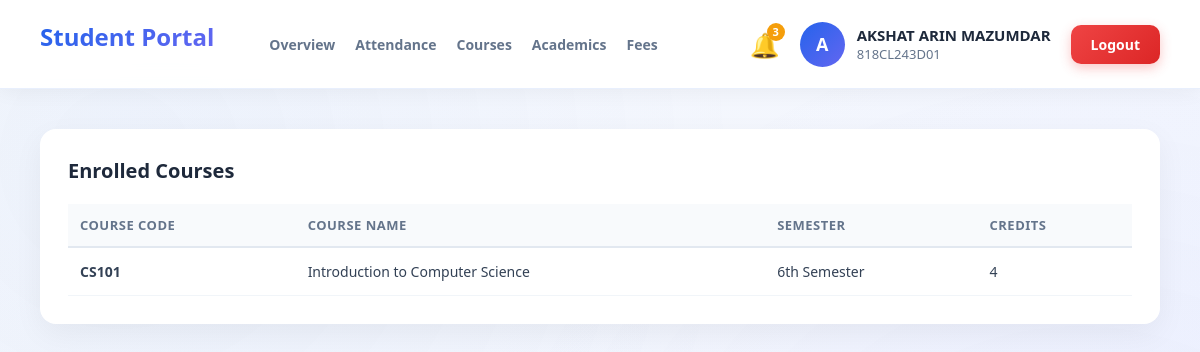
/student/dashboard/courses/, run on an earlier commit of the app's database.
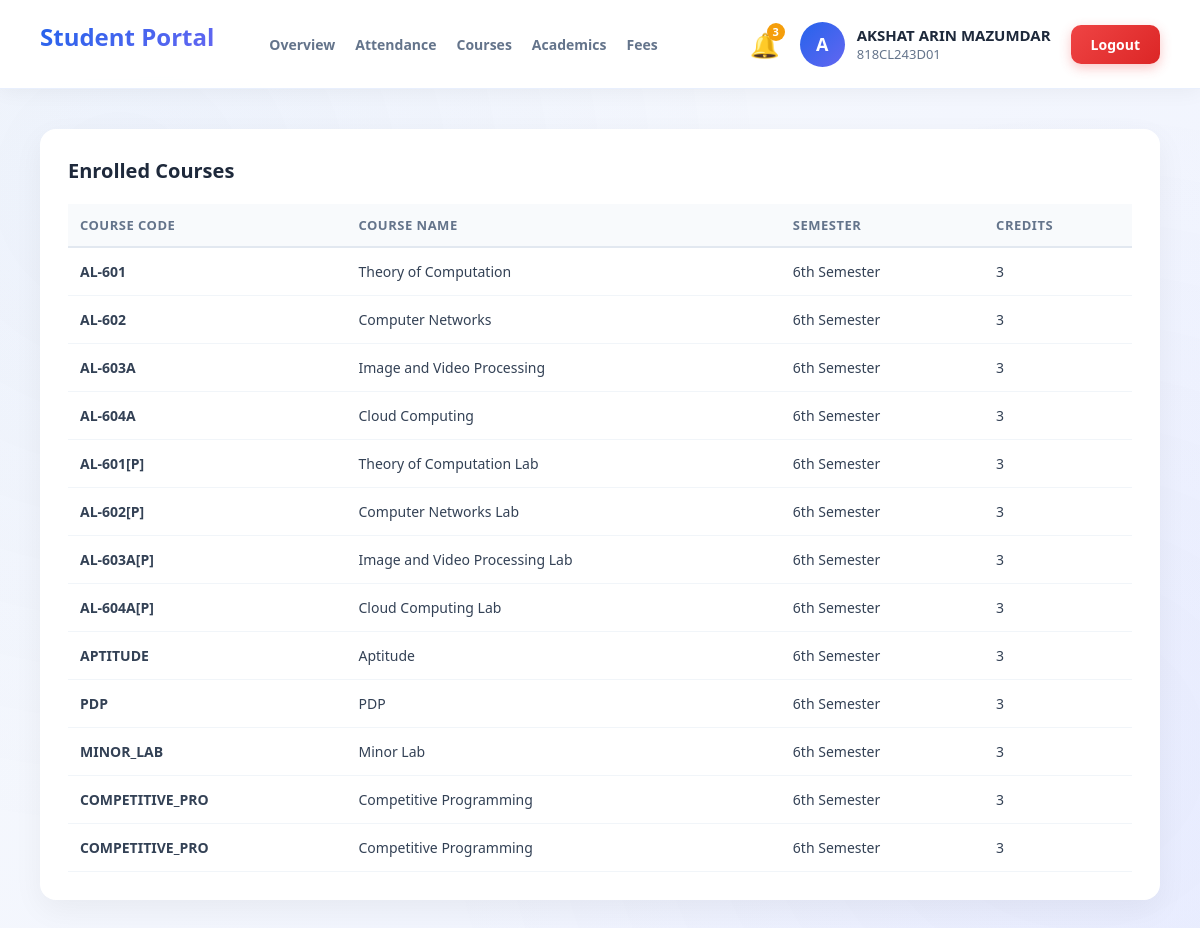
And on a later commit of the database.
### backend/student/models.py (models this page shows, shortened)
class Enrollment(models.Model):
    student = models.ForeignKey(StudentProfile, on_delete=models.CASCADE, related_name='enrollments')
    course = models.ForeignKey(Course, on_delete=models.CASCADE, related_name='enrollments')
    semester = models.CharField(max_length=50, choices=SEMESTER_CHOICES)
    date_enrolled = models.DateField(auto_now_add=True)

class Course(models.Model):
    name = models.CharField(max_length=200)
    code = models.CharField(max_length=50, unique=True)
    description = models.TextField(null=True, blank=True)
    credits = models.IntegerField(default=3)

### backend/student/views.py (the view)
# urls.py: path('dashboard/courses/', views.student_courses, name='student_courses'),
def student_courses(request):
    profile = get_student_profile(request)
    records = Enrollment.objects.filter(student=profile)
    return render(request, "dashboards/student/courses.html", {'profile': profile, 'records': records})

### backend/student/views.py (called while the page is built)
def get_student_profile(request):
    student_email = request.session.get('student_email')
    if student_email:
        return StudentProfile.objects.filter(user__email=student_email).first()
    return StudentProfile.objects.first() # Fallback for demo

### templates/dashboards/student/courses.html (shortened to what this page needs)
{% extends 'dashboards/student/base_new.html' %}
{% block content %}
<div class="card">
    <h3>Enrolled Courses</h3>
    <table>
        <thead>
            <tr>
                <th>Course Code</th>
                <th>Course Name</th>
                <th>Semester</th>
                <th>Credits</th>
            </tr>
        </thead>
        <tbody>
            {% for enrollment in records %}
            <tr>
                <td><strong>{{ enrollment.course.code }}</strong></td>
                <td>{{ enrollment.course.name }}</td>
                <td>{{ enrollment.semester }}</td>
                <td>{{ enrollment.course.credits }}</td>
            </tr>
            {% empty %}
            <tr><td colspan="4">You are not enrolled in any courses right now.</td></tr>
            {% endfor %}
        </tbody>
    </table>
</div>
{% endblock %}

What changed in the data, as far as the page shows it:
removed Enrollment: course.code "CS101", course.name "Introduction to Computer Science", semester "6th Semester", course.credits "4"
added Enrollment: course.code "AL-601", course.name "Theory of Computation", semester "6th Semester", course.credits "3"
added Enrollment: course.code "AL-602", course.name "Computer Networks", semester "6th Semester", course.credits "3"
added Enrollment: course.code "AL-603A", course.name "Image and Video Processing", semester "6th Semester", course.credits "3"
added Enrollment: course.code "AL-604A", course.name "Cloud Computing", semester "6th Semester", course.credits "3"
added Enrollment: course.code "AL-601[P]", course.name "Theory of Computation Lab", semester "6th Semester", course.credits "3"
added Enrollment: course.code "AL-602[P]", course.name "Computer Networks Lab", semester "6th Semester", course.credits "3"
added Enrollment: course.code "AL-603A[P]", course.name "Image and Video Processing Lab", semester "6th Semester", course.credits "3"
added Enrollment: course.code "AL-604A[P]", course.name "Cloud Computing Lab", semester "6th Semester", course.credits "3"
added Enrollment: course.code "APTITUDE", course.name "Aptitude", semester "6th Semester", course.credits "3"
added Enrollment: course.code "PDP", course.name "PDP", semester "6th Semester", course.credits "3"
added Enrollment: course.code "MINOR_LAB", course.name "Minor Lab", semester "6th Semester", course.credits "3"
added Enrollment: course.code "COMPETITIVE_PRO", course.name "Competitive Programming", semester "6th Semester", course.credits "3"
added Enrollment: course.code "COMPETITIVE_PRO", course.name "Competitive Programming", semester "6th Semester", course.credits "3"
